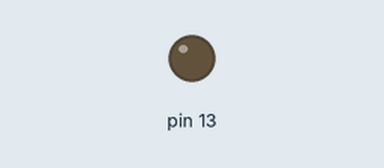
Bench run of a sketch on a simulated Arduino Uno, built with avr-gcc and run on an emulated ATmega328P. On the bench: output pins drawn as LEDs (lit = HIGH).

Above: at 0.4 s.
At 4.1 s:
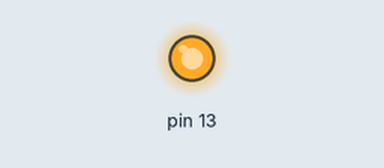
Timing chart, 0 to 8.6 s (numbered marks = the images above):
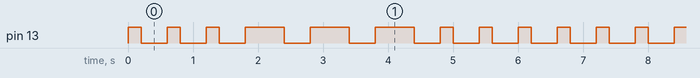

Measured:
- by itself, pin 13: repeats every 6.6 s: 2 × (LOW 0.40 s, HIGH 0.20 s), 3 × (LOW 0.40 s, HIGH 0.60 s), 4 × (LOW 0.40 s, HIGH 0.20 s)
- by itself, everything shown: repeats every 6.6 s, in 18 steps

The sketch:

1st_41615084.ino
```cpp
int counter; //카운터 1 변수 지정

int counter2;//카운터 함수 2 변수 2지정

int counter3;//카운터 함수 3 변수 지정

void setup()
{
  pinMode(13, OUTPUT);  //pin번호 13번 led지정 및 출력값 설정
}

void loop()
{
  for (counter = 0; counter < 3; ++counter) {     //카운터1 함수가 0이고 3미만이 될때까지 반복
    digitalWrite(13, HIGH);                       //pin번호 13번 출력값 on
    delay(200); // Wait for 200 millisecond(s)
    digitalWrite(13, LOW);                        //pin번호 13번 출력값 off
    delay(100); // Wait for 100 millisecond(s)
    delay(300); // Wait for 300 millisecond(s)
  }
  for (counter2 = 0; counter2 < 3; ++counter2) {  //카운터2 함수가 0이고 3미만이 될때까지 반복
    digitalWrite(13, HIGH);                       //pin번호 13번 출력값 on
    delay(600); // Wait for 600 millisecond(s)
    digitalWrite(13, LOW);                        //pin번호 13번 출력값 off
    delay(100); // Wait for 100 millisecond(s)
    delay(300); // Wait for 300 millisecond(s)
  }
  for (counter3 = 0; counter3 < 3; ++counter3) {  //카운터3 함수가 0이고 3미만이 될때까지 반복
    digitalWrite(13, HIGH);                       //pin번호 13번 출력값 on
    delay(200); // Wait for 200 millisecond(s)
    digitalWrite(13, LOW);                        //pin번호 13번 출력값 off
    delay(100); // Wait for 100 millisecond(s)
    delay(300); // Wait for 300 millisecond(s)
  }
}
```
